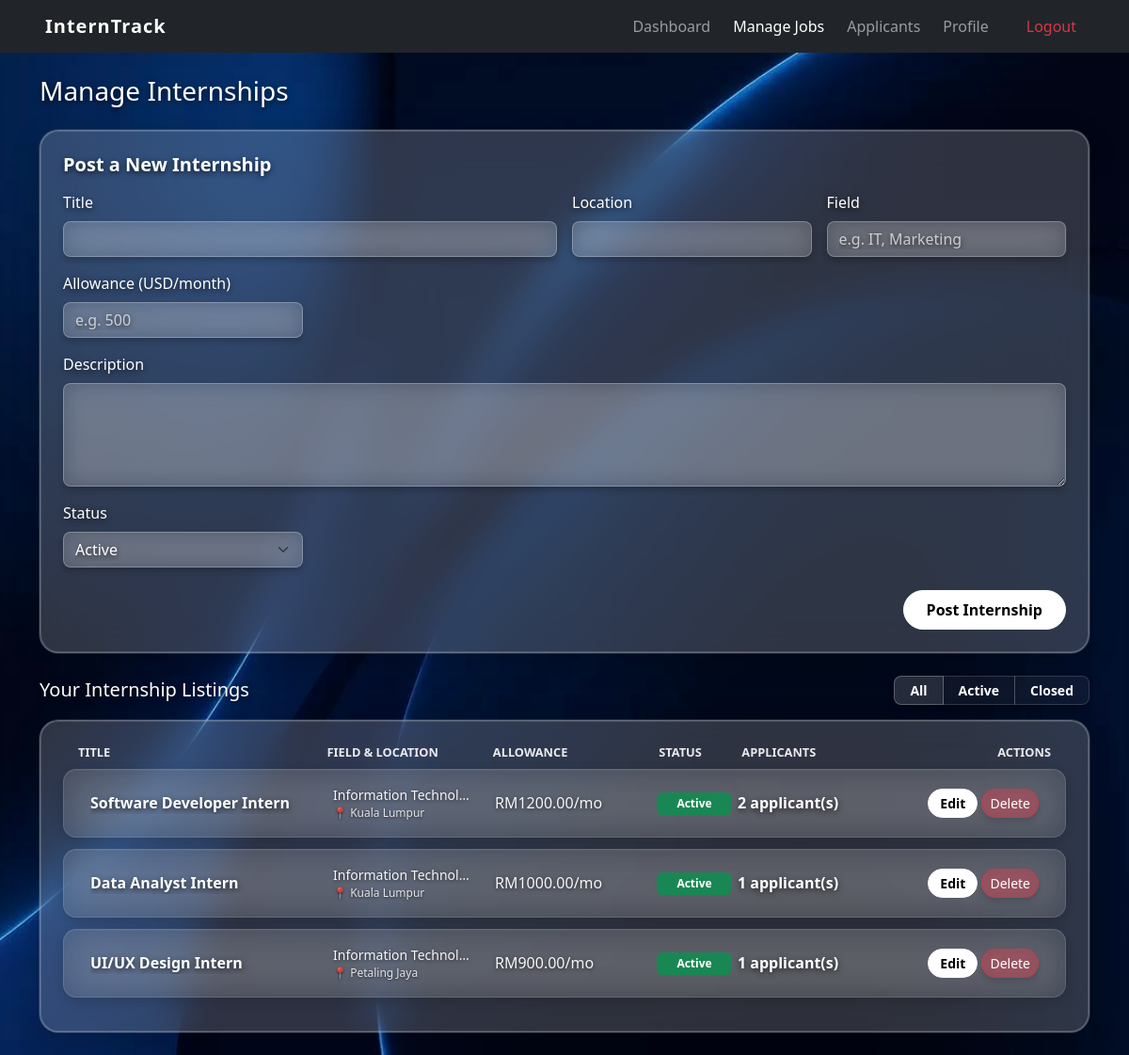
Before: /company/manage_jobs.php (signed in) with the older database file.
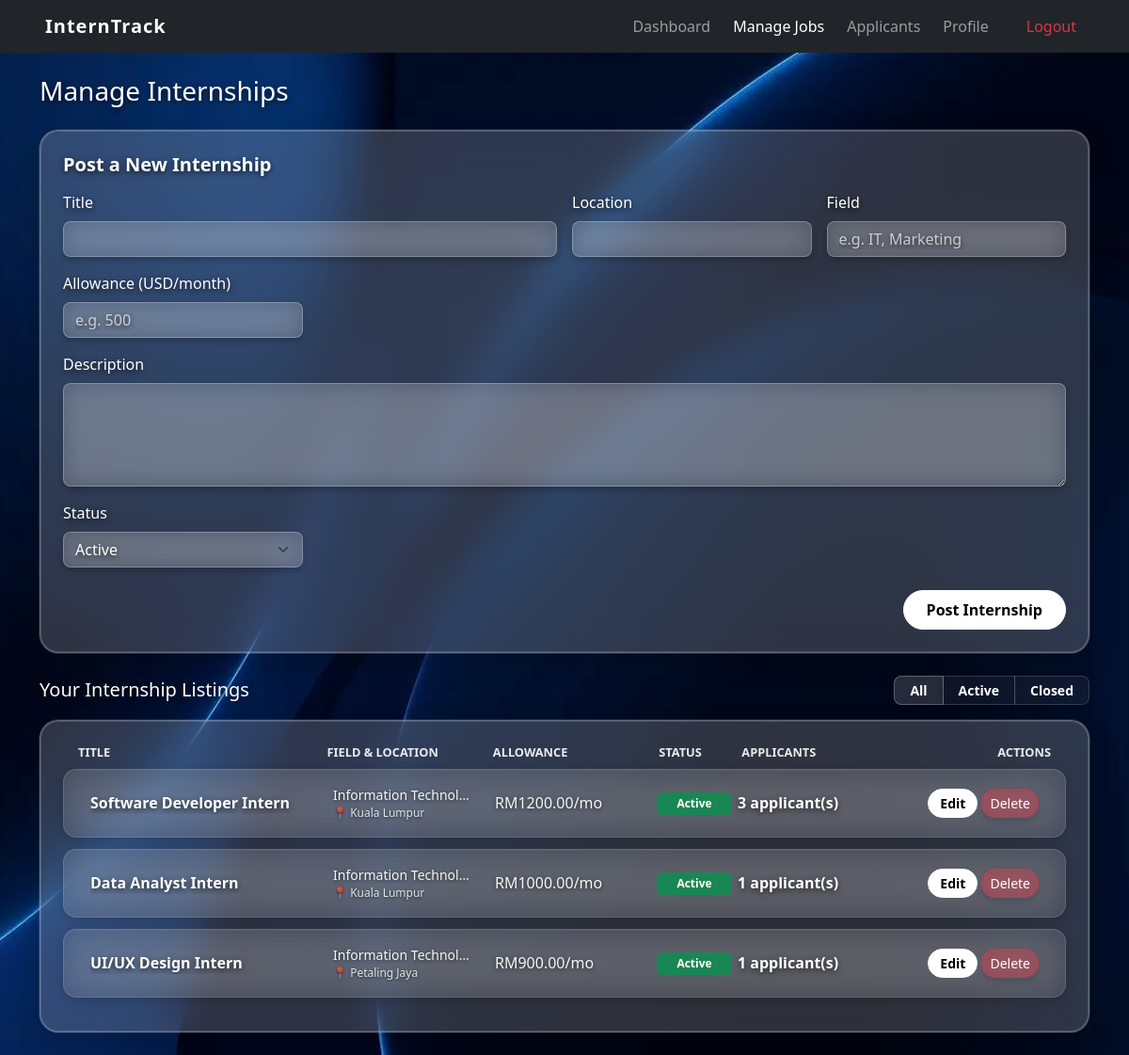
After: the same page with the newer database file.
### tables this page shows
CREATE TABLE `jobs` (
  `id` int(11) NOT NULL,
  `company_id` int(11) NOT NULL,
  `title` varchar(150) NOT NULL,
  `description` text DEFAULT NULL,
  `location` varchar(100) DEFAULT NULL,
  `field` varchar(100) DEFAULT NULL,
  `status` enum('active','closed') DEFAULT 'active',
  `created_at` timestamp NOT NULL DEFAULT current_timestamp(),
  `allowance` decimal(10,2) DEFAULT 0.00
);

### company/manage_jobs.php (the view, shortened to what the changed rows need)
<?php
include '../config/db_connect.php';
include '../includes/header.php';
$company_id = $_SESSION['user_id'];
$status_filter = $_GET['status'] ?? '';
if ($status_filter === 'active' || $status_filter === 'closed') {
    $stmt = mysqli_prepare($conn, "SELECT j.*, (SELECT COUNT(*) FROM applications a WHERE a.job_id = j.id) AS applicant_count
        FROM jobs j WHERE j.company_id = ? AND j.status = ? ORDER BY j.created_at DESC");
    mysqli_stmt_bind_param($stmt, "is", $company_id, $status_filter);
} else {
    $stmt = mysqli_prepare($conn, "SELECT j.*, (SELECT COUNT(*) FROM applications a WHERE a.job_id = j.id) AS applicant_count
        FROM jobs j WHERE j.company_id = ? ORDER BY j.created_at DESC");
    mysqli_stmt_bind_param($stmt, "i", $company_id);
}
mysqli_stmt_execute($stmt);
$jobs = mysqli_stmt_get_result($stmt);
?>
<div class="container mt-4">
    <?php if (mysqli_num_rows($jobs) === 0): ?>
        <div class="alert bg-transparent border border-info text-info text-center py-4 my-2">No internships posted yet.</div>
    <?php else: ?>
        <div class="card glass-card mb-4">
            <div class="card-body p-4">
                <div class="d-flex flex-column">
                    <?php while ($job = mysqli_fetch_assoc($jobs)): ?>
                        <div class="row glass-row-item align-items-center py-3 px-3 mx-0">
                            <div class="col-12 col-md-3 glass-row-text-primary fw-semibold" style="min-width:0;">
                                <span class="text-truncate d-block"><?= htmlspecialchars($job['title']) ?></span>
                            </div>
                            <div class="col-12 col-md-2 glass-row-text-secondary small" style="min-width:0;">
                                <div class="fw-semibold text-white-50 text-truncate"><?= htmlspecialchars($job['field'] ?? '-') ?></div>
                                <div class="text-muted text-truncate" style="font-size: 0.75rem;">📍 <?= htmlspecialchars($job['location'] ?? '-') ?></div>
                            </div>
                            <div class="col-12 col-md-2 glass-row-text-secondary text-white-50">
                                <?= htmlspecialchars($job['allowance'] ? 'RM' . $job['allowance'] . '/mo' : '-') ?>
                            </div>
                            <div class="col-auto col-md-1 my-1 my-md-0">
                                <span class="badge badge-uniform bg-<?= $job['status'] === 'active' ? 'success' : 'secondary' ?>">
                                    <?= htmlspecialchars(ucfirst($job['status'])) ?>
                                </span>
                            </div>
                            <div class="col-auto col-md-2">
                                <a href="applicants.php?job_id=<?= (int)$job['id'] ?>" class="text-info fw-bold text-decoration-none"><?= (int)$job['applicant_count'] ?> applicant(s)</a>
                            </div>
                            <div class="col col-md-2 text-md-end text-start mt-md-0 d-flex flex-wrap gap-1 justify-content-start justify-content-md-end">
                                <a href="manage_jobs.php?edit=<?= (int)$job['id'] ?>" class="btn btn-sm btn-glass-white rounded-pill" style="padding: 0.25rem 0.75rem !important;">Edit</a>
                                <a href="manage_jobs.php?delete=<?= (int)$job['id'] ?>" class="btn btn-sm btn-glass-danger rounded-pill" onclick="return confirm('Delete this internship? This will also remove all related applications.')">Delete</a>
                            </div>
                        </div>
                    <?php endwhile; ?>
                </div>
            </div>
        </div>
    <?php endif; ?>
</div>
<?php include '../includes/footer.php'; ?>

Changed rows visible on the page:
changed jobs "Software Developer Intern": applicant_count "2" → "3"
